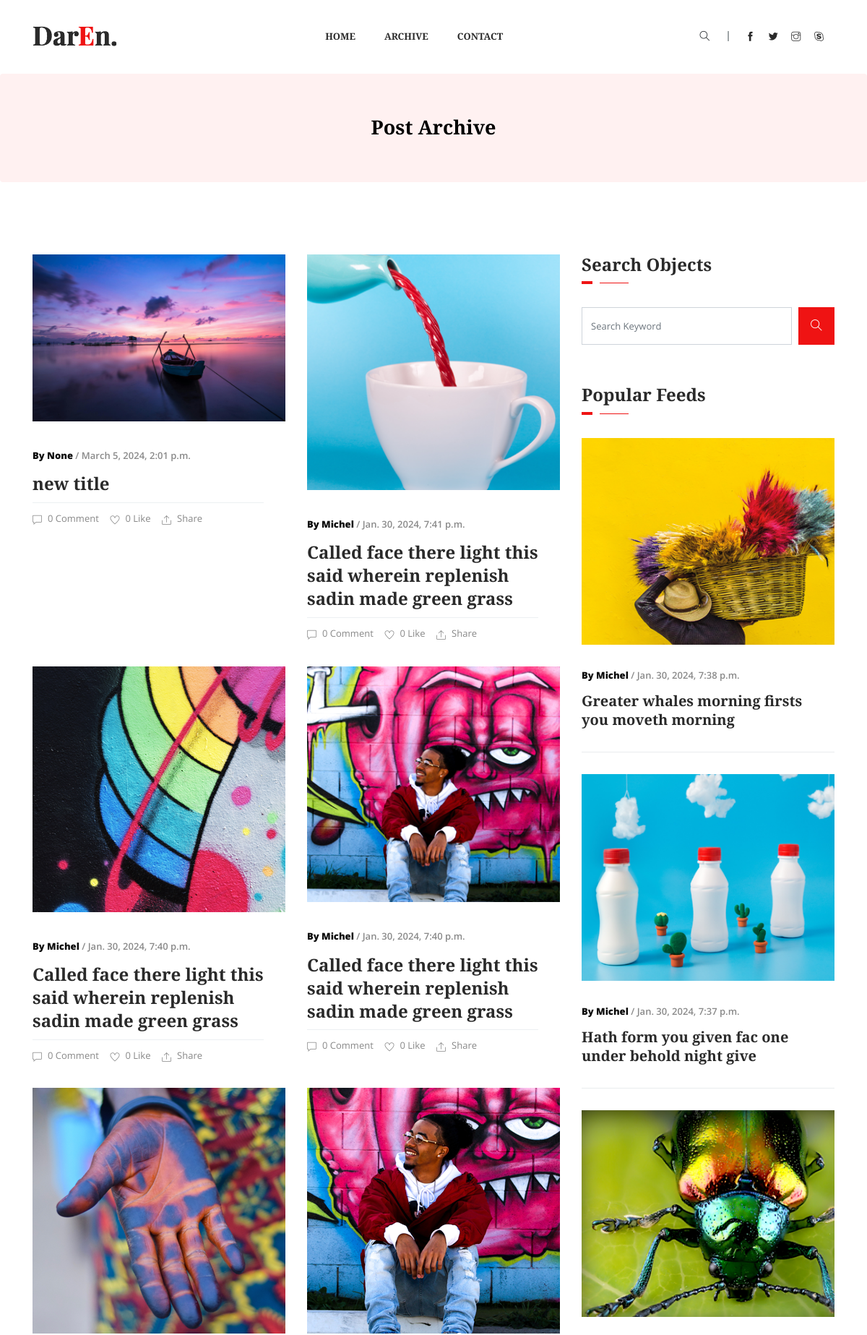
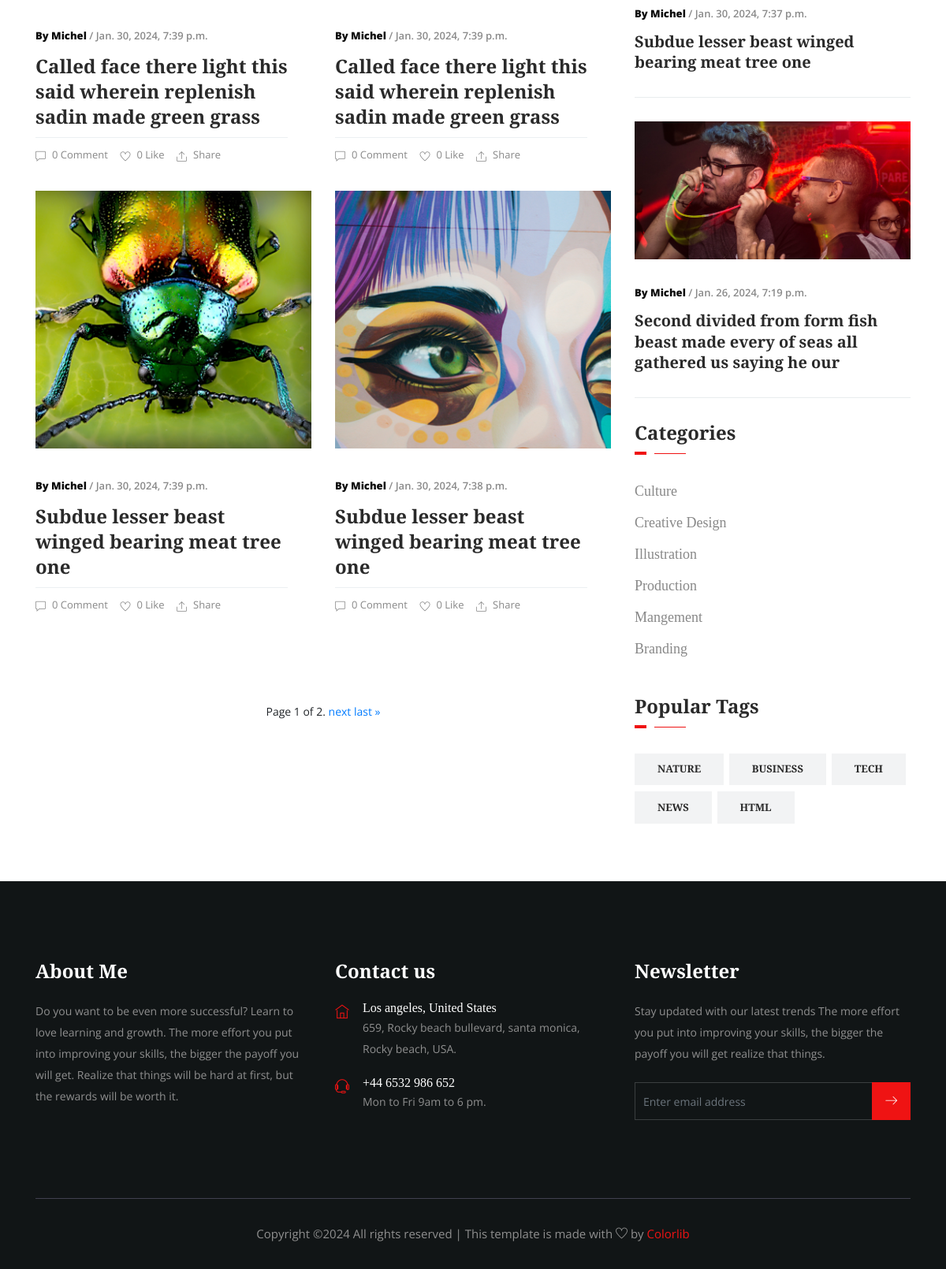
Page /article/archive/ on the committed database (2 pictures, top to bottom).
### article/models.py (models this page shows, shortened)
class Article(models.Model):
    title = models.CharField(max_length=225, blank=True, null=True)
    content = RichTextField(null=True, blank=True)
    created_date = models.DateTimeField(auto_now_add=True)
    author = models.ForeignKey(Author, on_delete=models.CASCADE, related_name='articles', null=True, blank=True)
    category = models.ForeignKey(Category, on_delete=models.SET_NULL, null=True, blank=True)
    image = models.ImageField(upload_to='media/articles', blank=True, null=True)
    slug = models.SlugField(unique=False, editable=True)
    tags = models.ManyToManyField(Tag, blank=True, null=True)
    is_quote = models.BooleanField(default=False)

class Author(models.Model):
    name = models.CharField(max_length=255)
    image = models.ImageField(upload_to='authors/', blank=True, null=True)
    def __str__(self):
        return self.name

class Category(models.Model):
    title = models.CharField(max_length=200)

class Tag(models.Model):
    title = models.CharField(max_length=200)

### article/views.py (the view)
# urls.py: path('archive/', article_archive, name='archive'),
def article_archive(request):
    articles = Article.objects.order_by('-id')
    last_three_articles = articles[len(articles)-4:]
    categories = Category.objects.all()
    tags = Tag.objects.all()
    query = request.GET.get('q')
    articles_per_page = 8
    paginator = Paginator(articles, articles_per_page)
    page = request.GET.get('page')
    try:
        paginated_articles = paginator.page(page)
    except PageNotAnInteger:
        paginated_articles = paginator.page(1)
    except EmptyPage:
        paginated_articles = paginator.page(paginator.num_pages)
    if query:
        paginated_articles = articles.filter(
            Q(title__icontains=query)|Q(content__icontains=query)
        )
    ctx = {
        'articles': paginated_articles,
        'paginated_articles': paginated_articles,
        'last_three_articles': last_three_articles,
        'categories': categories,
        'tags': tags,
    }
    return render(request, 'article/archive.html', ctx)

### templates/article/archive.html (shortened to what this page needs)
{% extends 'base.html' %}
{% load static %}
{% block content %}
    <section class="breadcrumb breadcrumb_bg">
        <div class="container">
            <div class="row">
                <div class="col-lg-12">
                    <div class="breadcrumb_iner">
                        <div class="breadcrumb_iner_item">
                            <h2>Post Archive</h2>
                        </div>
                    </div>
                </div>
            </div>
        </div>
    </section>
    <section class="all_post archive_post">
        <div class="container">
            <div class="row">
                <div class="col-lg-8">
                    <div class="row">
                        {% for article in paginated_articles %}
                            <div class="col-lg-6">
                                <div class="single_catagory_post post_2">
                                    <div class="category_post_img">
                                        <img src="{{ article.image.url }}" alt>
                                    </div>
                                    <div class="post_text_1 pr_30">
                                        <p><span> By {{ article.author }}</span> / {{ article.created_date }}</p>
                                        <a href="http://127.0.0.1:8000/article/detail/second-divided-from-form-fish-beast-made-every-of-seas-all-gathered-us-saying-he-our-2024-01-26/">
                                            <h3>{{ article.title }}</h3>
                                        </a>
                                        <div class="post_icon">
                                            <ul>
                                                <li><i class="ti-comment"></i>{{ article.comments.count }} Comment</li>
                                                <li><i class="ti-heart"></i>0 Like</li>
                                                <li><i class="ti-export"></i>Share</li>
                                            </ul>
                                        </div>
                                    </div>
                                </div>
                            </div>
                        {% endfor %}
                    </div>
                    <div class="load_btn text-center">
                        <span class="step-links">
                            <span class="current">
                                Page {{ paginated_articles.number }} of {{ paginated_articles.paginator.num_pages }}.
                            </span>
                            {% if paginated_articles.has_next %}
                                <a href="?page={{ paginated_articles.next_page_number }}">next</a>
                                <a href="?page={{ paginated_articles.paginator.num_pages }}">last &raquo;</a>
                            {% endif %}
                        </span>
                    </div>
                </div>
                <div class="col-lg-4">
                    <div class="sidebar_widget">
                        <div class="sidebar_tittle">
                            <h3>Search Objects</h3>
                        </div>
                        <form action="{% url 'article:archive' %}" method="get">
                            <div class="form-group">
                                <div class="input-group mb-3">
                                    <input type="text" class="form-control" name="q" placeholder="Search Keyword"
                                           onfocus="this.placeholder = ''" onblur="this.placeholder = 'Search Keyword'">
                                    <div class="input-group-append">
                                        <button class="btn" type="submit"><i class="ti-search"></i></button>
                                    </div>
                                </div>
                            </div>
                        </form>
                        <div class="sidebar_tittle">
                            <h3>Popular Feeds</h3>
                        </div>
                        {% for article in last_three_articles %}
                            <div class="single_catagory_post post_2 single_border_bottom">
                                <div class="category_post_img">
                                    <img src="{{ article.image.url }}" alt>
                                </div>
                                <div class="post_text_1 pr_30">
                                    <p><span> By {{ article.author }}</span> / {{ article.created_date }}</p>
                                    <a href="http://127.0.0.1:8000/article/detail/second-divided-from-form-fish-beast-made-every-of-seas-all-gathered-us-saying-he-our-2024-01-26/">
                                        <h3>{{ article.title }}</h3>
                                    </a>
                                </div>
                            </div>
                        {% endfor %}
                        <div class="sidebar_tittle">
                            <h3>Categories</h3>
                        </div>
                        <div class="single_catagory_item category">
                            <ul class="list-unstyled">
                                {% for object in categories %}
                                    <li><a href="{% url 'article:category' %}?cat={{ object.title }}">{{ object.title }}</a></li>
                                {% endfor %}
                            </ul>
                        </div>
                        <div class="sidebar_tittle">
                            <h3>Popular Tags</h3>
                        </div>
                        <div class="single_catagory_item tags">
                            <ul class="list-unstyled">
                                {% for tag in tags %}
                                    <li><a href="{% url 'article:category' %}?tag={{ tag.title }}">{{ tag.title }}</a></li>
                                {% endfor %}
                            </ul>
                        </div>
                    </div>
                </div>
            </div>
        </div>
    </section>
{% endblock %}

### rows in the picture
Article: image (picture), author "None", created_date "March 5, 2024, 2:01 p.m.", title "new title", comments.count "0"
Article: image (picture), author "Michel", created_date "Jan. 30, 2024, 7:41 p.m.", title "Called face there light this said wherein replenish sadin made green grass", comments.count "0"
Article: image (picture), author "Michel", created_date "Jan. 30, 2024, 7:40 p.m.", title "Called face there light this said wherein replenish sadin made green grass", comments.count "0"
Article: image (picture), author "Michel", created_date "Jan. 30, 2024, 7:40 p.m.", title "Called face there light this said wherein replenish sadin made green grass", comments.count "0"
Article: image (picture), author "Michel", created_date "Jan. 30, 2024, 7:39 p.m.", title "Called face there light this said wherein replenish sadin made green grass", comments.count "0"
Article: image (picture), author "Michel", created_date "Jan. 30, 2024, 7:39 p.m.", title "Called face there light this said wherein replenish sadin made green grass", comments.count "0"
Article: image (picture), author "Michel", created_date "Jan. 30, 2024, 7:39 p.m.", title "Subdue lesser beast winged bearing meat tree one", comments.count "0"
Article: image (picture), author "Michel", created_date "Jan. 30, 2024, 7:38 p.m.", title "Subdue lesser beast winged bearing meat tree one", comments.count "0"
Article: image (picture), author "Michel", created_date "Jan. 30, 2024, 7:38 p.m.", title "Greater whales morning firsts you moveth morning"
Article: image (picture), author "Michel", created_date "Jan. 30, 2024, 7:37 p.m.", title "Hath form you given fac one under behold night give"
Article: image (picture), author "Michel", created_date "Jan. 30, 2024, 7:37 p.m.", title "Subdue lesser beast winged bearing meat tree one"
Article: image (picture), author "Michel", created_date "Jan. 26, 2024, 7:19 p.m.", title "Second divided from form fish beast made every of seas all gathered us saying he our"
Category: title "Culture"
Category: title "Creative Design"
Category: title "Illustration"
Category: title "Production"
Category: title "Mangement"
Category: title "Branding"
Tag: title "NATURE"
Tag: title "BUSINESS"
Tag: title "TECH"
Tag: title "NEWS"
Tag: title "HTML"

### other values in the picture
{{ paginated_articles.number }} "1"
{{ paginated_articles.paginator.num_pages }} "2"
